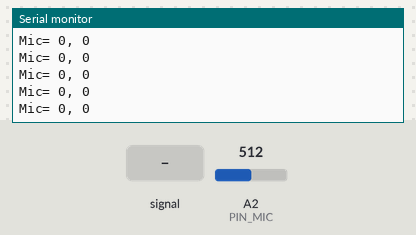
Bench run of a sketch on a simulated Arduino Uno, built with avr-gcc and run on an emulated ATmega328P. On the bench: the last lines printed to the serial monitor. Inputs (shaded band) come from the test bench; at power-on: A2 (PIN_MIC) = 512.

Above: at 1.5 s.
1.6 s: A2 (PIN_MIC) fed a 200 Hz sine of ±255 counts around its level
At 2.3 s:
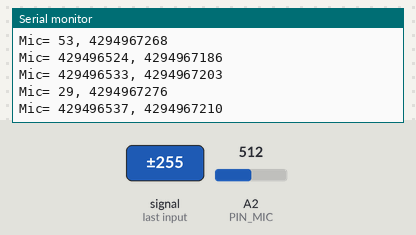
4.6 s: A2 (PIN_MIC) set to 716
At 5.1 s:
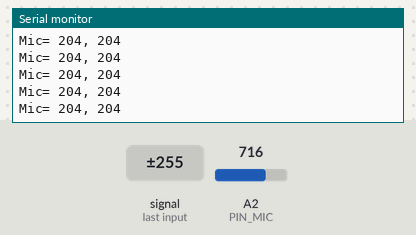
7.6 s: A2 (PIN_MIC) fed a 2 Hz sine of ±306 counts around its level
At 8.1 s:
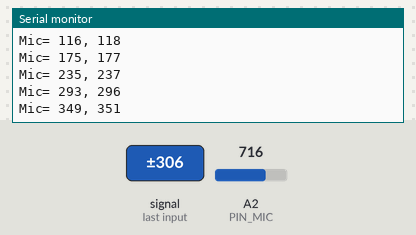
10.6 s: A2 (PIN_MIC) set to 511
At 11.5 s:
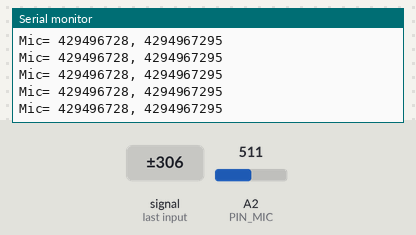
13.6 s: A2 (PIN_MIC) fed a 50 Hz sine of ±306 counts around its level
At 14.1 s:
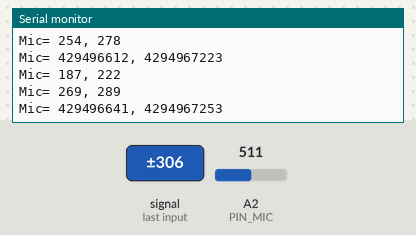
Timing chart, 0 to 16.6 s (numbered marks = the images above; inputs shaded):
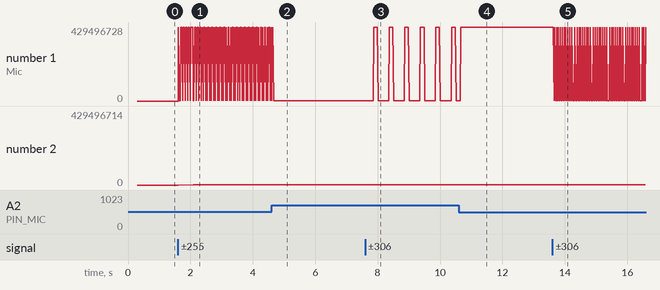

The sketch:

Test_Microphone.ino
```cpp
#include "./Microphone.h"

void setup() {
	// デバック用シリアル通信は9600bps
	Serial.begin(9600);

	MIC_Init();				// マイクロフォンを初期化

	Serial.println(F("Init done"));
	delay(300);
}

void loop() {
	MIC_Print();			// マイクロフォンの値を表示

	delay(10);				// 10 ms 待つ
}
```

Microphone.h
```cpp
#ifndef MICROPHONE_H
#define MICROPHONE_H

/*
https://akizukidenshi.com/catalog/g/gK-05757/
*/

// #################### MICROPHONE ####################

#include "./PIN_ASSIGN.h"

// 初期化
void MIC_Init();
// 直近のマイクロフォンの値の平均値を取得
int MIC_GetAverage();
// 直近のマイクロフォンの値の最大値を取得
int MIC_GetMaximum();
// 直近のマイクロフォンの値を表示
void MIC_Print();

typedef struct {
	uint32_t average;
	uint32_t maximum;
} Microphone_t;

#endif
```

Microphone.ino
```cpp
#include "./Microphone.h"

Microphone_t microphone;

static void MIC_Update_();

static const uint8_t MIC_SAMPLING_NUM = 10;
static const uint32_t MIC_MEDIAN = 512;

void MIC_Init() {
	microphone.average = 0;
	microphone.maximum = 0;
}

static void MIC_Update_()
{
	// Serial.println(millis());
	uint32_t average = 0;
	uint32_t maximum = 0;
	for (int8_t i = 0; i < MIC_SAMPLING_NUM; i++) {
		uint32_t value = abs(analogRead(PIN_MIC) - MIC_MEDIAN);
		average += value;
		if (maximum < value) {
			maximum = value;
		}
	}
	microphone.average = average / MIC_SAMPLING_NUM;
	microphone.maximum = maximum;
	// Serial.println(millis());
}

int MIC_GetAverage() {
	MIC_Update_();
	return (int)microphone.average;
}

int MIC_GetMaximum() {
	MIC_Update_();
	return (int)microphone.maximum;
}

void MIC_Print() {
	MIC_Update_();
	Serial.print(F("Mic= "));
	Serial.print(microphone.average);
	Serial.print(F(", "));
	Serial.print(microphone.maximum);
	Serial.println(F(""));
}
```

PIN_ASSIGN.h
```cpp
#ifndef PIN_ASSIGN_H
#define PIN_ASSIGN_H

#define PIN_SRV 4

#define PIN_LIT A1
#define PIN_MIC A2

#define PIN_GPS_TX 8
#define PIN_GPS_RX 9
#define PIN_XBEE_TX 2
#define PIN_XBEE_RX 3
#define PIN_SD_SS  10
// SD MOSI 11
// SD MISO 12
// SD CLK  13

#define PIN_CAM2_SS 7

#define PIN_DC_MOTER1 5
#define PIN_DC_MOTER2 6

// #define SDA A4
// #define SCL A5

#endif
```

Measured:
- after the input at 1.6 s, the serial monitor: prints a new line at once (image 1)
- after the input at 4.6 s, the serial monitor: prints a new line after 0.07 s (image 2)
- after the input at 7.6 s, the serial monitor: prints a new line after 0.06 s (image 3)
- after the input at 13.6 s, the serial monitor: prints a new line after 0.06 s (image 5)
- plotted number 1: 0 → 429496533 after the input at 1.6 s, 429496533 → 204 after the input at 4.6 s, 204 → 349 after the input at 7.6 s, 429496728 → 429496540 after the input at 13.6 s
- plotted number 2: 0 → 255 after the input at 1.6 s, 255 → 204 after the input at 4.6 s, 204 → 351 after the input at 7.6 s, 475 → 429496714 after the input at 13.6 s
